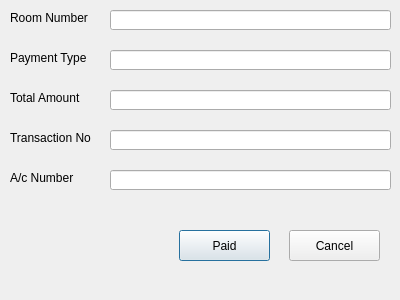
<?xml version="1.0" encoding="UTF-8"?>
<ui version="4.0">
 <class>BillingInformation</class>
 <widget class="QDialog" name="BillingInformation">
  <property name="geometry">
   <rect>
    <x>0</x>
    <y>0</y>
    <width>400</width>
    <height>300</height>
   </rect>
  </property>
  <property name="windowTitle">
   <string>Billing Information</string>
  </property>
  <widget class="QLabel" name="label">
   <property name="geometry">
    <rect>
     <x>10</x>
     <y>10</y>
     <width>81</width>
     <height>16</height>
    </rect>
   </property>
   <property name="text">
    <string>Room Number</string>
   </property>
  </widget>
  <widget class="QLineEdit" name="txtRoomNumber">
   <property name="geometry">
    <rect>
     <x>110</x>
     <y>10</y>
     <width>281</width>
     <height>20</height>
    </rect>
   </property>
  </widget>
  <widget class="QLabel" name="label_2">
   <property name="geometry">
    <rect>
     <x>10</x>
     <y>50</y>
     <width>101</width>
     <height>16</height>
    </rect>
   </property>
   <property name="text">
    <string>Payment Type</string>
   </property>
  </widget>
  <widget class="QLabel" name="label_3">
   <property name="geometry">
    <rect>
     <x>10</x>
     <y>130</y>
     <width>101</width>
     <height>16</height>
    </rect>
   </property>
   <property name="text">
    <string>Transaction No</string>
   </property>
  </widget>
  <widget class="QLineEdit" name="txtTransactionNo">
   <property name="geometry">
    <rect>
     <x>110</x>
     <y>130</y>
     <width>281</width>
     <height>20</height>
    </rect>
   </property>
  </widget>
  <widget class="QLabel" name="label_4">
   <property name="geometry">
    <rect>
     <x>10</x>
     <y>90</y>
     <width>101</width>
     <height>16</height>
    </rect>
   </property>
   <property name="text">
    <string>Total Amount  </string>
   </property>
  </widget>
  <widget class="QLineEdit" name="txtTotalAmount">
   <property name="geometry">
    <rect>
     <x>110</x>
     <y>90</y>
     <width>281</width>
     <height>20</height>
    </rect>
   </property>
  </widget>
  <widget class="QLineEdit" name="txtAcNumber">
   <property name="geometry">
    <rect>
     <x>110</x>
     <y>170</y>
     <width>281</width>
     <height>20</height>
    </rect>
   </property>
  </widget>
  <widget class="QLabel" name="label_5">
   <property name="geometry">
    <rect>
     <x>10</x>
     <y>170</y>
     <width>101</width>
     <height>16</height>
    </rect>
   </property>
   <property name="text">
    <string>A/c Number</string>
   </property>
  </widget>
  <widget class="QPushButton" name="btnPaid">
   <property name="geometry">
    <rect>
     <x>179</x>
     <y>230</y>
     <width>91</width>
     <height>31</height>
    </rect>
   </property>
   <property name="text">
    <string>Paid</string>
   </property>
  </widget>
  <widget class="QPushButton" name="btnCancel">
   <property name="geometry">
    <rect>
     <x>289</x>
     <y>230</y>
     <width>91</width>
     <height>31</height>
    </rect>
   </property>
   <property name="text">
    <string>Cancel</string>
   </property>
  </widget>
  <widget class="QLineEdit" name="txtPaymentType">
   <property name="geometry">
    <rect>
     <x>110</x>
     <y>50</y>
     <width>281</width>
     <height>20</height>
    </rect>
   </property>
  </widget>
 </widget>
 <resources/>
 <connections/>
</ui>
